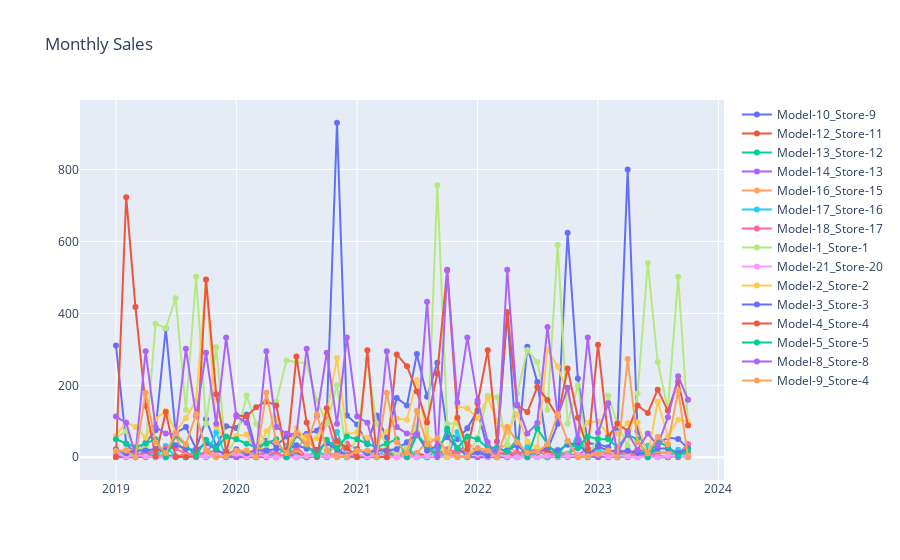

Here is the notebook cell this chart was saved with:
### Code cell
# Visualizing the dataset with added values which will be used for model trainig
# Get unique Model_Store_Pairs
unique_pairs = full_sales_df['Model_Store_Pair'].unique()

# Create an empty list to store traces
plot_data = []

# Loop through each unique Model_Store_Pair and create a trace
for unique_pair in unique_pairs:
    trace = go.Scatter(
        x=full_sales_df[full_sales_df['Model_Store_Pair'] == unique_pair]['MONTH_YEAR'],
        y=full_sales_df[full_sales_df['Model_Store_Pair'] == unique_pair]['QUANTITY'],
        mode='lines+markers',
        name=unique_pair  # Label each trace with the Model_Store_Pair
    )
    plot_data.append(trace)

plot_layout = go.Layout(
    title='Monthly Sales'
)

fig = go.Figure(data=plot_data, layout=plot_layout)
pyoff.iplot(fig)
